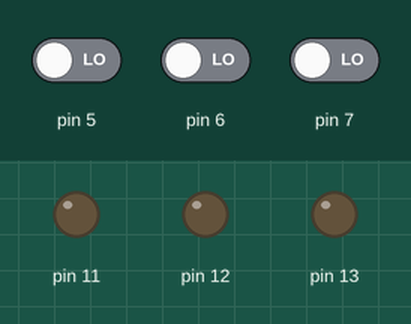
Recording of a sketch running on a simulated Arduino Uno, built with avr-gcc and run on an emulated ATmega328P. Parts: output pins drawn as LEDs (lit = HIGH). Inputs (shaded band) come from the test bench; at power-on: pin 5 LOW, pin 6 LOW, pin 7 LOW. What the sketch prints to the serial monitor is not drawn.

Above: at 1.2 s.
1.3 s: pin 5 driven HIGH
At 2.5 s:
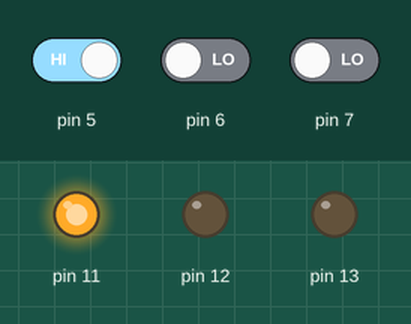
2.8 s: pin 6 driven HIGH
At 3.8 s:
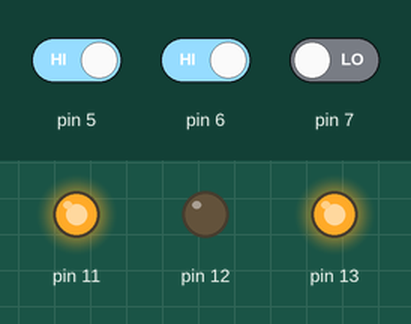
4.3 s: pin 7 driven HIGH
At 4.8 s:
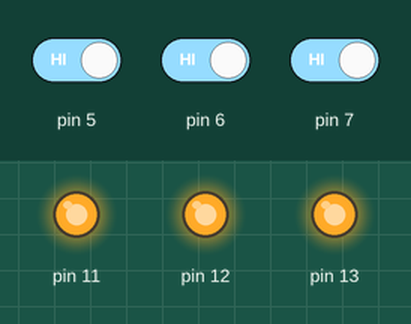
5.8 s: pin 5 driven LOW
At 7.0 s:
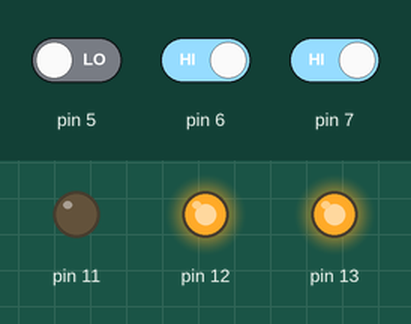
7.3 s: pin 6 driven LOW
At 8.5 s:
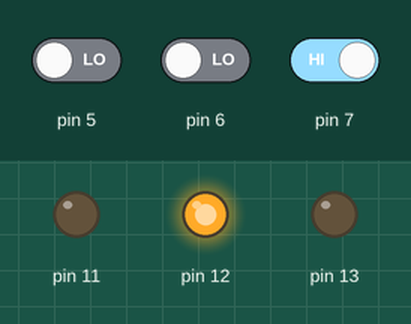
8.8 s: pin 5 driven HIGH
At 9.5 s:
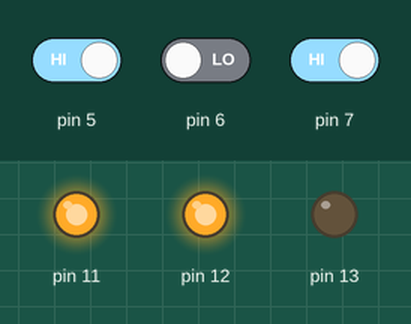
Timing chart, 0 to 11.3 s (numbered marks = the images above; inputs shaded):
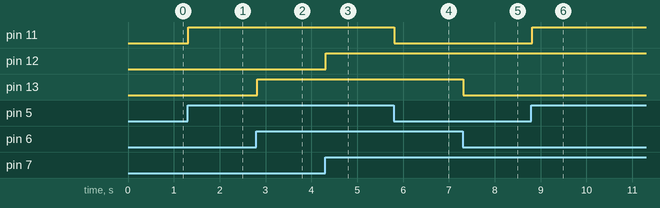

Measured:
- after the input at 1.3 s, pin 11: LOW → HIGH at once
- after the input at 2.8 s, pin 13: LOW → HIGH at once
- after the input at 4.3 s, pin 12: LOW → HIGH at once
- after the input at 5.8 s, pin 11: HIGH → LOW at once
- after the input at 7.3 s, pin 13: HIGH → LOW at once
- after the input at 8.8 s, pin 11: LOW → HIGH at once

The sketch:

sketch_dec22b.ino
```cpp
void setup() {
  Serial.begin(9600);
  pinMode(7, INPUT);
  pinMode(12, OUTPUT);
  pinMode(6, INPUT);
  pinMode(13, OUTPUT);
  pinMode(5, INPUT);
  pinMode(11, OUTPUT);
}
void loop() {
  int sensorValue1 = digitalRead(7);
  int sensorValue2 = digitalRead(6);
  int sensorValue3 = digitalRead(5);

  Serial.println(sensorValue1);
  Serial.println(sensorValue2);
  Serial.println(sensorValue3);

  if (sensorValue1 == 1) {
    digitalWrite(12, HIGH);
  }
  else {
    digitalWrite(12, LOW);
  }
  if (sensorValue2 == 1) {
    digitalWrite(13, HIGH);
  }
  else {
    digitalWrite(13, LOW);
  }
  if (sensorValue3 == 1) {
    digitalWrite(11, HIGH);
  }
  else {
    digitalWrite(11, LOW);
  }
}
```
